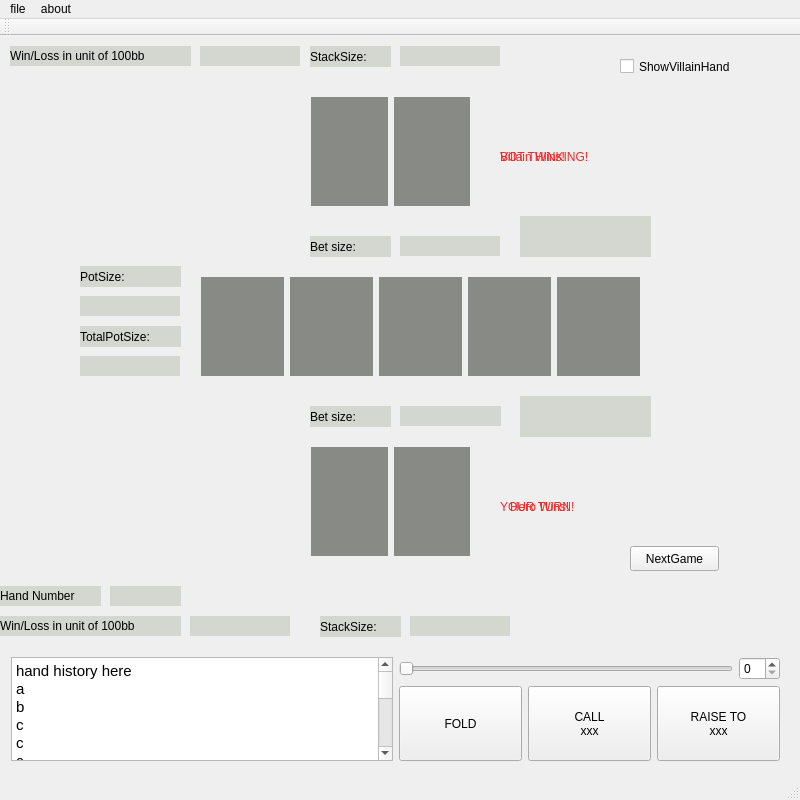
<?xml version="1.0" encoding="UTF-8"?>
<ui version="4.0">
 <class>MainWindow</class>
 <widget class="QMainWindow" name="MainWindow">
  <property name="geometry">
   <rect>
    <x>0</x>
    <y>0</y>
    <width>800</width>
    <height>800</height>
   </rect>
  </property>
  <property name="sizePolicy">
   <sizepolicy hsizetype="Preferred" vsizetype="Preferred">
    <horstretch>0</horstretch>
    <verstretch>0</verstretch>
   </sizepolicy>
  </property>
  <property name="windowTitle">
   <string>MainWindow</string>
  </property>
  <widget class="QWidget" name="centralWidget">
   <widget class="QWidget" name="layoutWidget">
    <property name="geometry">
     <rect>
      <x>0</x>
      <y>610</y>
      <width>791</width>
      <height>126</height>
     </rect>
    </property>
    <layout class="QHBoxLayout" name="horizontalLayout_3">
     <item>
      <widget class="QTextBrowser" name="textBrowser">
       <property name="html">
        <string>&lt;!DOCTYPE HTML PUBLIC &quot;-//W3C//DTD HTML 4.0//EN&quot; &quot;http://www.w3.org/TR/REC-html40/strict.dtd&quot;&gt;
&lt;html&gt;&lt;head&gt;&lt;meta name=&quot;qrichtext&quot; content=&quot;1&quot; /&gt;&lt;style type=&quot;text/css&quot;&gt;
p, li { white-space: pre-wrap; }
&lt;/style&gt;&lt;/head&gt;&lt;body style=&quot; font-family:'Ubuntu'; font-size:11pt; font-weight:400; font-style:normal;&quot;&gt;
&lt;p style=&quot; margin-top:0px; margin-bottom:0px; margin-left:0px; margin-right:0px; -qt-block-indent:0; text-indent:0px;&quot;&gt;hand history here&lt;/p&gt;
&lt;p style=&quot; margin-top:0px; margin-bottom:0px; margin-left:0px; margin-right:0px; -qt-block-indent:0; text-indent:0px;&quot;&gt;a&lt;/p&gt;
&lt;p style=&quot; margin-top:0px; margin-bottom:0px; margin-left:0px; margin-right:0px; -qt-block-indent:0; text-indent:0px;&quot;&gt;b&lt;/p&gt;
&lt;p style=&quot; margin-top:0px; margin-bottom:0px; margin-left:0px; margin-right:0px; -qt-block-indent:0; text-indent:0px;&quot;&gt;c&lt;/p&gt;
&lt;p style=&quot; margin-top:0px; margin-bottom:0px; margin-left:0px; margin-right:0px; -qt-block-indent:0; text-indent:0px;&quot;&gt;c&lt;/p&gt;
&lt;p style=&quot; margin-top:0px; margin-bottom:0px; margin-left:0px; margin-right:0px; -qt-block-indent:0; text-indent:0px;&quot;&gt;c&lt;/p&gt;
&lt;p style=&quot; margin-top:0px; margin-bottom:0px; margin-left:0px; margin-right:0px; -qt-block-indent:0; text-indent:0px;&quot;&gt;d&lt;/p&gt;
&lt;p style=&quot; margin-top:0px; margin-bottom:0px; margin-left:0px; margin-right:0px; -qt-block-indent:0; text-indent:0px;&quot;&gt;e&lt;/p&gt;
&lt;p style=&quot; margin-top:0px; margin-bottom:0px; margin-left:0px; margin-right:0px; -qt-block-indent:0; text-indent:0px;&quot;&gt;f&lt;/p&gt;
&lt;p style=&quot; margin-top:0px; margin-bottom:0px; margin-left:0px; margin-right:0px; -qt-block-indent:0; text-indent:0px;&quot;&gt;g&lt;/p&gt;
&lt;p style=&quot; margin-top:0px; margin-bottom:0px; margin-left:0px; margin-right:0px; -qt-block-indent:0; text-indent:0px;&quot;&gt;h&lt;/p&gt;
&lt;p style=&quot; margin-top:0px; margin-bottom:0px; margin-left:0px; margin-right:0px; -qt-block-indent:0; text-indent:0px;&quot;&gt;i&lt;/p&gt;
&lt;p style=&quot; margin-top:0px; margin-bottom:0px; margin-left:0px; margin-right:0px; -qt-block-indent:0; text-indent:0px;&quot;&gt;j&lt;/p&gt;
&lt;p style=&quot; margin-top:0px; margin-bottom:0px; margin-left:0px; margin-right:0px; -qt-block-indent:0; text-indent:0px;&quot;&gt;k&lt;/p&gt;
&lt;p style=&quot; margin-top:0px; margin-bottom:0px; margin-left:0px; margin-right:0px; -qt-block-indent:0; text-indent:0px;&quot;&gt;l&lt;/p&gt;
&lt;p style=&quot; margin-top:0px; margin-bottom:0px; margin-left:0px; margin-right:0px; -qt-block-indent:0; text-indent:0px;&quot;&gt;m&lt;/p&gt;
&lt;p style=&quot; margin-top:0px; margin-bottom:0px; margin-left:0px; margin-right:0px; -qt-block-indent:0; text-indent:0px;&quot;&gt;n&lt;/p&gt;
&lt;p style=&quot; margin-top:0px; margin-bottom:0px; margin-left:0px; margin-right:0px; -qt-block-indent:0; text-indent:0px;&quot;&gt;o&lt;/p&gt;
&lt;p style=&quot; margin-top:0px; margin-bottom:0px; margin-left:0px; margin-right:0px; -qt-block-indent:0; text-indent:0px;&quot;&gt;p&lt;/p&gt;
&lt;p style=&quot; margin-top:0px; margin-bottom:0px; margin-left:0px; margin-right:0px; -qt-block-indent:0; text-indent:0px;&quot;&gt;q&lt;/p&gt;
&lt;p style=&quot; margin-top:0px; margin-bottom:0px; margin-left:0px; margin-right:0px; -qt-block-indent:0; text-indent:0px;&quot;&gt;r&lt;/p&gt;
&lt;p style=&quot; margin-top:0px; margin-bottom:0px; margin-left:0px; margin-right:0px; -qt-block-indent:0; text-indent:0px;&quot;&gt;s&lt;/p&gt;
&lt;p style=&quot; margin-top:0px; margin-bottom:0px; margin-left:0px; margin-right:0px; -qt-block-indent:0; text-indent:0px;&quot;&gt;t&lt;/p&gt;
&lt;p style=&quot; margin-top:0px; margin-bottom:0px; margin-left:0px; margin-right:0px; -qt-block-indent:0; text-indent:0px;&quot;&gt;u&lt;/p&gt;
&lt;p style=&quot; margin-top:0px; margin-bottom:0px; margin-left:0px; margin-right:0px; -qt-block-indent:0; text-indent:0px;&quot;&gt;v&lt;/p&gt;
&lt;p style=&quot; margin-top:0px; margin-bottom:0px; margin-left:0px; margin-right:0px; -qt-block-indent:0; text-indent:0px;&quot;&gt;w&lt;/p&gt;
&lt;p style=&quot; margin-top:0px; margin-bottom:0px; margin-left:0px; margin-right:0px; -qt-block-indent:0; text-indent:0px;&quot;&gt;x&lt;/p&gt;
&lt;p style=&quot; margin-top:0px; margin-bottom:0px; margin-left:0px; margin-right:0px; -qt-block-indent:0; text-indent:0px;&quot;&gt;y&lt;/p&gt;
&lt;p style=&quot; margin-top:0px; margin-bottom:0px; margin-left:0px; margin-right:0px; -qt-block-indent:0; text-indent:0px;&quot;&gt;z&lt;/p&gt;&lt;/body&gt;&lt;/html&gt;</string>
       </property>
      </widget>
     </item>
     <item>
      <layout class="QVBoxLayout" name="verticalLayout" stretch="0,1">
       <property name="spacing">
        <number>6</number>
       </property>
       <item>
        <layout class="QHBoxLayout" name="horizontalLayout_2">
         <item>
          <widget class="QSlider" name="horizontalSlider">
           <property name="sizePolicy">
            <sizepolicy hsizetype="Expanding" vsizetype="Fixed">
             <horstretch>0</horstretch>
             <verstretch>0</verstretch>
            </sizepolicy>
           </property>
           <property name="orientation">
            <enum>Qt::Horizontal</enum>
           </property>
          </widget>
         </item>
         <item>
          <widget class="QSpinBox" name="spinBox">
           <property name="sizePolicy">
            <sizepolicy hsizetype="Fixed" vsizetype="Fixed">
             <horstretch>0</horstretch>
             <verstretch>0</verstretch>
            </sizepolicy>
           </property>
          </widget>
         </item>
        </layout>
       </item>
       <item>
        <layout class="QHBoxLayout" name="horizontalLayout">
         <item>
          <widget class="QPushButton" name="FOLDBTN">
           <property name="sizePolicy">
            <sizepolicy hsizetype="Preferred" vsizetype="Preferred">
             <horstretch>0</horstretch>
             <verstretch>0</verstretch>
            </sizepolicy>
           </property>
           <property name="text">
            <string>FOLD</string>
           </property>
          </widget>
         </item>
         <item>
          <widget class="QPushButton" name="CALLBTN">
           <property name="sizePolicy">
            <sizepolicy hsizetype="Preferred" vsizetype="Preferred">
             <horstretch>0</horstretch>
             <verstretch>0</verstretch>
            </sizepolicy>
           </property>
           <property name="text">
            <string>CALL
xxx</string>
           </property>
          </widget>
         </item>
         <item>
          <widget class="QPushButton" name="RAISEBTN">
           <property name="sizePolicy">
            <sizepolicy hsizetype="Preferred" vsizetype="Preferred">
             <horstretch>0</horstretch>
             <verstretch>0</verstretch>
            </sizepolicy>
           </property>
           <property name="text">
            <string>RAISE TO
xxx</string>
           </property>
          </widget>
         </item>
        </layout>
       </item>
      </layout>
     </item>
    </layout>
   </widget>
   <widget class="QCheckBox" name="VillainCardOn">
    <property name="geometry">
     <rect>
      <x>620</x>
      <y>20</y>
      <width>151</width>
      <height>21</height>
     </rect>
    </property>
    <property name="text">
     <string>ShowVillainHand</string>
    </property>
   </widget>
   <widget class="QWidget" name="layoutWidget_2">
    <property name="geometry">
     <rect>
      <x>300</x>
      <y>50</y>
      <width>181</width>
      <height>131</height>
     </rect>
    </property>
    <layout class="QHBoxLayout" name="horizontalLayout_5">
     <item>
      <widget class="QLabel" name="HoleCard0Villain">
       <property name="autoFillBackground">
        <bool>false</bool>
       </property>
       <property name="styleSheet">
        <string notr="true">background:rgb(136, 138, 133)</string>
       </property>
       <property name="text">
        <string/>
       </property>
      </widget>
     </item>
     <item>
      <widget class="QLabel" name="HoleCard1Villain">
       <property name="autoFillBackground">
        <bool>false</bool>
       </property>
       <property name="styleSheet">
        <string notr="true">background:rgb(136, 138, 133)</string>
       </property>
       <property name="text">
        <string/>
       </property>
      </widget>
     </item>
    </layout>
   </widget>
   <widget class="QWidget" name="layoutWidget_3">
    <property name="geometry">
     <rect>
      <x>190</x>
      <y>230</y>
      <width>461</width>
      <height>121</height>
     </rect>
    </property>
    <layout class="QHBoxLayout" name="horizontalLayout_6">
     <item>
      <widget class="QLabel" name="CommCard0">
       <property name="autoFillBackground">
        <bool>false</bool>
       </property>
       <property name="styleSheet">
        <string notr="true">background:rgb(136, 138, 133)</string>
       </property>
       <property name="text">
        <string/>
       </property>
      </widget>
     </item>
     <item>
      <widget class="QLabel" name="CommCard1">
       <property name="autoFillBackground">
        <bool>false</bool>
       </property>
       <property name="styleSheet">
        <string notr="true">background:rgb(136, 138, 133)</string>
       </property>
       <property name="text">
        <string/>
       </property>
      </widget>
     </item>
     <item>
      <widget class="QLabel" name="CommCard2">
       <property name="autoFillBackground">
        <bool>false</bool>
       </property>
       <property name="styleSheet">
        <string notr="true">background:rgb(136, 138, 133)</string>
       </property>
       <property name="text">
        <string/>
       </property>
      </widget>
     </item>
     <item>
      <widget class="QLabel" name="CommCard3">
       <property name="autoFillBackground">
        <bool>false</bool>
       </property>
       <property name="styleSheet">
        <string notr="true">background:rgb(136, 138, 133)</string>
       </property>
       <property name="text">
        <string/>
       </property>
      </widget>
     </item>
     <item>
      <widget class="QLabel" name="CommCard4">
       <property name="autoFillBackground">
        <bool>false</bool>
       </property>
       <property name="styleSheet">
        <string notr="true">background:rgb(136, 138, 133)</string>
       </property>
       <property name="text">
        <string/>
       </property>
      </widget>
     </item>
    </layout>
   </widget>
   <widget class="QLabel" name="StackSizeHero">
    <property name="geometry">
     <rect>
      <x>410</x>
      <y>580</y>
      <width>100</width>
      <height>20</height>
     </rect>
    </property>
    <property name="styleSheet">
     <string notr="true">background-color: rgb(211, 215, 207);</string>
    </property>
    <property name="text">
     <string/>
    </property>
   </widget>
   <widget class="QLabel" name="StackSizeVillain">
    <property name="geometry">
     <rect>
      <x>400</x>
      <y>10</y>
      <width>100</width>
      <height>20</height>
     </rect>
    </property>
    <property name="styleSheet">
     <string notr="true">background-color: rgb(211, 215, 207);</string>
    </property>
    <property name="text">
     <string/>
    </property>
   </widget>
   <widget class="QLabel" name="BetAmountHero">
    <property name="geometry">
     <rect>
      <x>400</x>
      <y>370</y>
      <width>101</width>
      <height>20</height>
     </rect>
    </property>
    <property name="styleSheet">
     <string notr="true">background-color: rgb(211, 215, 207);</string>
    </property>
    <property name="text">
     <string/>
    </property>
   </widget>
   <widget class="QLabel" name="BetAmountVillain">
    <property name="geometry">
     <rect>
      <x>400</x>
      <y>200</y>
      <width>100</width>
      <height>20</height>
     </rect>
    </property>
    <property name="styleSheet">
     <string notr="true">background-color: rgb(211, 215, 207);</string>
    </property>
    <property name="text">
     <string/>
    </property>
   </widget>
   <widget class="QLabel" name="PotSize">
    <property name="geometry">
     <rect>
      <x>80</x>
      <y>260</y>
      <width>100</width>
      <height>20</height>
     </rect>
    </property>
    <property name="styleSheet">
     <string notr="true">background-color: rgb(211, 215, 207);</string>
    </property>
    <property name="text">
     <string/>
    </property>
   </widget>
   <widget class="QLabel" name="ButtonVillain">
    <property name="geometry">
     <rect>
      <x>230</x>
      <y>170</y>
      <width>50</width>
      <height>50</height>
     </rect>
    </property>
    <property name="styleSheet">
     <string notr="true">image: url(:/resources/bmp/button.jpg);</string>
    </property>
    <property name="text">
     <string/>
    </property>
   </widget>
   <widget class="QLabel" name="ButtonHero">
    <property name="geometry">
     <rect>
      <x>230</x>
      <y>360</y>
      <width>50</width>
      <height>50</height>
     </rect>
    </property>
    <property name="styleSheet">
     <string notr="true">image: url(:/resources/bmp/button.jpg);</string>
    </property>
    <property name="text">
     <string/>
    </property>
   </widget>
   <widget class="QWidget" name="layoutWidget">
    <property name="geometry">
     <rect>
      <x>300</x>
      <y>400</y>
      <width>181</width>
      <height>131</height>
     </rect>
    </property>
    <layout class="QHBoxLayout" name="horizontalLayout_4">
     <item>
      <widget class="QLabel" name="HoleCard0Hero">
       <property name="autoFillBackground">
        <bool>false</bool>
       </property>
       <property name="styleSheet">
        <string notr="true">background:rgb(136, 138, 133)</string>
       </property>
       <property name="text">
        <string/>
       </property>
      </widget>
     </item>
     <item>
      <widget class="QLabel" name="HoleCard1Hero">
       <property name="autoFillBackground">
        <bool>false</bool>
       </property>
       <property name="styleSheet">
        <string notr="true">background:rgb(136, 138, 133)</string>
       </property>
       <property name="text">
        <string/>
       </property>
      </widget>
     </item>
    </layout>
   </widget>
   <widget class="QLabel" name="BankRollVillain">
    <property name="geometry">
     <rect>
      <x>200</x>
      <y>10</y>
      <width>100</width>
      <height>20</height>
     </rect>
    </property>
    <property name="styleSheet">
     <string notr="true">background-color: rgb(211, 215, 207);</string>
    </property>
    <property name="text">
     <string/>
    </property>
   </widget>
   <widget class="QLabel" name="BankRollHero">
    <property name="geometry">
     <rect>
      <x>190</x>
      <y>580</y>
      <width>100</width>
      <height>20</height>
     </rect>
    </property>
    <property name="styleSheet">
     <string notr="true">background-color: rgb(211, 215, 207);</string>
    </property>
    <property name="text">
     <string/>
    </property>
   </widget>
   <widget class="QLabel" name="BankRollVillain_2">
    <property name="geometry">
     <rect>
      <x>10</x>
      <y>10</y>
      <width>181</width>
      <height>20</height>
     </rect>
    </property>
    <property name="styleSheet">
     <string notr="true">background-color: rgb(211, 215, 207);</string>
    </property>
    <property name="text">
     <string>Win/Loss in unit of 100bb</string>
    </property>
   </widget>
   <widget class="QLabel" name="BankRollVillain_3">
    <property name="geometry">
     <rect>
      <x>0</x>
      <y>580</y>
      <width>181</width>
      <height>20</height>
     </rect>
    </property>
    <property name="styleSheet">
     <string notr="true">background-color: rgb(211, 215, 207);</string>
    </property>
    <property name="text">
     <string>Win/Loss in unit of 100bb</string>
    </property>
   </widget>
   <widget class="QLabel" name="BankRollVillain_4">
    <property name="geometry">
     <rect>
      <x>310</x>
      <y>10</y>
      <width>81</width>
      <height>21</height>
     </rect>
    </property>
    <property name="styleSheet">
     <string notr="true">background-color: rgb(211, 215, 207);</string>
    </property>
    <property name="text">
     <string>StackSize:</string>
    </property>
   </widget>
   <widget class="QLabel" name="BankRollVillain_5">
    <property name="geometry">
     <rect>
      <x>310</x>
      <y>200</y>
      <width>81</width>
      <height>21</height>
     </rect>
    </property>
    <property name="styleSheet">
     <string notr="true">background-color: rgb(211, 215, 207);</string>
    </property>
    <property name="text">
     <string>Bet size:</string>
    </property>
   </widget>
   <widget class="QLabel" name="BankRollVillain_6">
    <property name="geometry">
     <rect>
      <x>310</x>
      <y>370</y>
      <width>81</width>
      <height>21</height>
     </rect>
    </property>
    <property name="styleSheet">
     <string notr="true">background-color: rgb(211, 215, 207);</string>
    </property>
    <property name="text">
     <string>Bet size:</string>
    </property>
   </widget>
   <widget class="QLabel" name="BankRollVillain_7">
    <property name="geometry">
     <rect>
      <x>320</x>
      <y>580</y>
      <width>81</width>
      <height>21</height>
     </rect>
    </property>
    <property name="styleSheet">
     <string notr="true">background-color: rgb(211, 215, 207);</string>
    </property>
    <property name="text">
     <string>StackSize:</string>
    </property>
   </widget>
   <widget class="QLabel" name="PotSizeText">
    <property name="geometry">
     <rect>
      <x>80</x>
      <y>230</y>
      <width>101</width>
      <height>21</height>
     </rect>
    </property>
    <property name="styleSheet">
     <string notr="true">background-color: rgb(211, 215, 207);</string>
    </property>
    <property name="text">
     <string>PotSize:</string>
    </property>
   </widget>
   <widget class="QLabel" name="YourTurnToAct">
    <property name="geometry">
     <rect>
      <x>500</x>
      <y>430</y>
      <width>271</width>
      <height>81</height>
     </rect>
    </property>
    <property name="styleSheet">
     <string notr="true">color: rgb(239, 41, 41);
font: 57 italic 30pt &quot;Ubuntu&quot;;</string>
    </property>
    <property name="text">
     <string>YOUR TURN!</string>
    </property>
   </widget>
   <widget class="QLabel" name="TotalPotSizeText">
    <property name="geometry">
     <rect>
      <x>80</x>
      <y>290</y>
      <width>101</width>
      <height>21</height>
     </rect>
    </property>
    <property name="styleSheet">
     <string notr="true">background-color: rgb(211, 215, 207);</string>
    </property>
    <property name="text">
     <string>TotalPotSize:</string>
    </property>
   </widget>
   <widget class="QLabel" name="TotalPotSize">
    <property name="geometry">
     <rect>
      <x>80</x>
      <y>320</y>
      <width>100</width>
      <height>20</height>
     </rect>
    </property>
    <property name="styleSheet">
     <string notr="true">background-color: rgb(211, 215, 207);</string>
    </property>
    <property name="text">
     <string/>
    </property>
   </widget>
   <widget class="QLabel" name="ActionVillain">
    <property name="geometry">
     <rect>
      <x>520</x>
      <y>180</y>
      <width>131</width>
      <height>41</height>
     </rect>
    </property>
    <property name="styleSheet">
     <string notr="true">font: 20pt &quot;Ubuntu&quot;;
background-color: rgb(211, 215, 207);</string>
    </property>
    <property name="text">
     <string/>
    </property>
   </widget>
   <widget class="QLabel" name="HeroAction">
    <property name="geometry">
     <rect>
      <x>520</x>
      <y>360</y>
      <width>131</width>
      <height>41</height>
     </rect>
    </property>
    <property name="styleSheet">
     <string notr="true">background-color: rgb(211, 215, 207);
font: 20pt &quot;Ubuntu&quot;;</string>
    </property>
    <property name="text">
     <string/>
    </property>
   </widget>
   <widget class="QLabel" name="HeroWin">
    <property name="geometry">
     <rect>
      <x>510</x>
      <y>430</y>
      <width>241</width>
      <height>81</height>
     </rect>
    </property>
    <property name="styleSheet">
     <string notr="true">color: rgb(239, 41, 41);
font: 57 italic 30pt &quot;Ubuntu&quot;;</string>
    </property>
    <property name="text">
     <string>Hero Wins!</string>
    </property>
   </widget>
   <widget class="QLabel" name="VillainWin">
    <property name="geometry">
     <rect>
      <x>500</x>
      <y>80</y>
      <width>271</width>
      <height>81</height>
     </rect>
    </property>
    <property name="styleSheet">
     <string notr="true">color: rgb(239, 41, 41);
font: 57 italic 30pt &quot;Ubuntu&quot;;</string>
    </property>
    <property name="text">
     <string>Villain Wins!</string>
    </property>
   </widget>
   <widget class="QPushButton" name="pushButtonNextGame">
    <property name="geometry">
     <rect>
      <x>630</x>
      <y>510</y>
      <width>89</width>
      <height>25</height>
     </rect>
    </property>
    <property name="text">
     <string>NextGame</string>
    </property>
   </widget>
   <widget class="QLabel" name="Handnumber">
    <property name="geometry">
     <rect>
      <x>0</x>
      <y>550</y>
      <width>101</width>
      <height>20</height>
     </rect>
    </property>
    <property name="styleSheet">
     <string notr="true">background-color: rgb(211, 215, 207);</string>
    </property>
    <property name="text">
     <string>Hand Number</string>
    </property>
   </widget>
   <widget class="QLabel" name="Handnumber2">
    <property name="geometry">
     <rect>
      <x>110</x>
      <y>550</y>
      <width>71</width>
      <height>20</height>
     </rect>
    </property>
    <property name="styleSheet">
     <string notr="true">background-color: rgb(211, 215, 207);</string>
    </property>
    <property name="text">
     <string/>
    </property>
   </widget>
   <widget class="QLabel" name="VillainTurn">
    <property name="geometry">
     <rect>
      <x>500</x>
      <y>80</y>
      <width>271</width>
      <height>81</height>
     </rect>
    </property>
    <property name="styleSheet">
     <string notr="true">color: rgb(239, 41, 41);
font: 57 italic 30pt &quot;Ubuntu&quot;;</string>
    </property>
    <property name="text">
     <string>BOT THINKING!</string>
    </property>
   </widget>
  </widget>
  <widget class="QToolBar" name="mainToolBar">
   <attribute name="toolBarArea">
    <enum>TopToolBarArea</enum>
   </attribute>
   <attribute name="toolBarBreak">
    <bool>false</bool>
   </attribute>
  </widget>
  <widget class="QStatusBar" name="statusBar"/>
  <widget class="QMenuBar" name="menuBar">
   <property name="geometry">
    <rect>
     <x>0</x>
     <y>0</y>
     <width>800</width>
     <height>22</height>
    </rect>
   </property>
   <widget class="QMenu" name="menufile">
    <property name="title">
     <string>file</string>
    </property>
    <addaction name="actionconnect"/>
    <addaction name="actionexit"/>
   </widget>
   <widget class="QMenu" name="menuabou">
    <property name="title">
     <string>about</string>
    </property>
    <addaction name="actionabout_QT"/>
    <addaction name="actionabout_this"/>
   </widget>
   <addaction name="menufile"/>
   <addaction name="menuabou"/>
  </widget>
  <action name="actionexit">
   <property name="text">
    <string>exit</string>
   </property>
  </action>
  <action name="actionabout_QT">
   <property name="text">
    <string>about QT</string>
   </property>
  </action>
  <action name="actionabout_this">
   <property name="text">
    <string>about this</string>
   </property>
  </action>
  <action name="actionconnect">
   <property name="text">
    <string>connect</string>
   </property>
  </action>
 </widget>
 <layoutdefault spacing="6" margin="11"/>
 <resources/>
 <connections/>
</ui>
